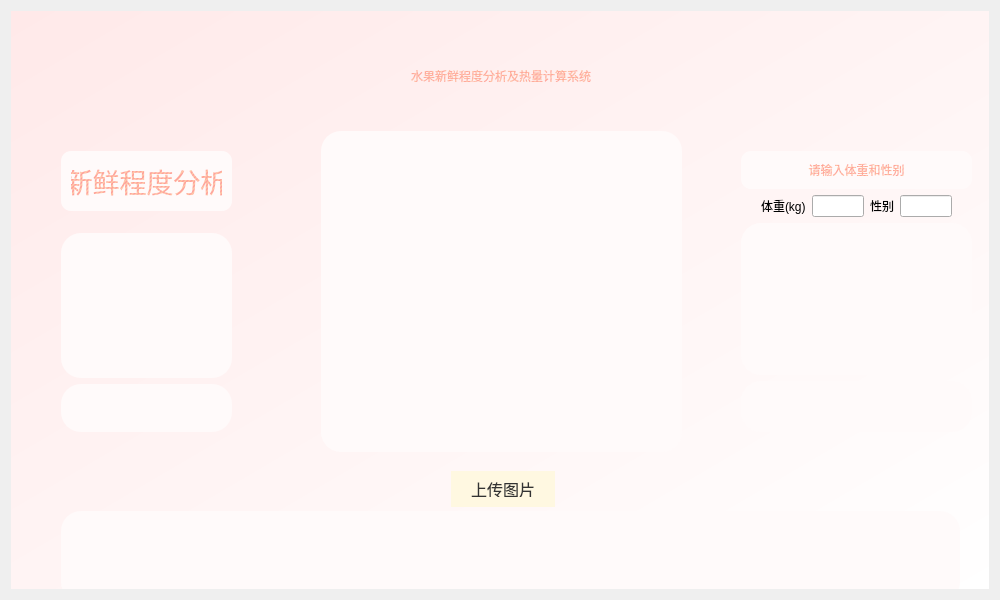
<?xml version="1.0" encoding="UTF-8"?>
<ui version="4.0">
 <class>Form</class>
 <widget class="QWidget" name="Form">
  <property name="geometry">
   <rect>
    <x>0</x>
    <y>0</y>
    <width>1000</width>
    <height>600</height>
   </rect>
  </property>
  <property name="windowTitle">
   <string>Form</string>
  </property>
  <layout class="QGridLayout" name="gridLayout">
   <item row="0" column="0">
    <widget class="QWidget" name="widget" native="true">
     <property name="styleSheet">
      <string notr="true">QWidget#widget{
background-color:qlineargradient(spread:pad, x1:0, y1:0, x2:1, y2:1, stop:0 rgba(255, 233, 233, 255), stop:1 rgba(255, 255, 255, 255))}</string>
     </property>
     <widget class="QPushButton" name="load_button">
      <property name="geometry">
       <rect>
        <x>440</x>
        <y>460</y>
        <width>104</width>
        <height>36</height>
       </rect>
      </property>
      <property name="styleSheet">
       <string notr="true">QPushButton {
    background-color: rgb(255, 248, 225); /* 奶油白 */
    border: none;
    border-radius: 20px;
    padding: 10px 20px;
    color: #333;
    font-size: 16px;
}

QPushButton:hover {
    background-color: rgb(255, 230, 180); /* Hover 橙黄 */
}

QPushButton:pressed {
    background-color: rgb(255, 215, 140); /* 按下深橙 */
}
</string>
      </property>
      <property name="text">
       <string>上传图片</string>
      </property>
     </widget>
     <widget class="QLabel" name="label_2">
      <property name="geometry">
       <rect>
        <x>310</x>
        <y>120</y>
        <width>361</width>
        <height>321</height>
       </rect>
      </property>
      <property name="styleSheet">
       <string notr="true">QLabel {
    background-color: 	#FFFAFA;      /* 奶油白背景 */
    border-radius: 20px;            /* 圆角半径 */
    padding: 10px;                  /* 内边距让内容别贴边 */
}
</string>
      </property>
      <property name="text">
       <string/>
      </property>
      <property name="pixmap">
       <pixmap>image/pngtree-cute-cartoon-character-tangerine-png-image_14546254.png</pixmap>
      </property>
      <property name="scaledContents">
       <bool>true</bool>
      </property>
     </widget>
     <widget class="QLabel" name="label">
      <property name="geometry">
       <rect>
        <x>-10</x>
        <y>30</y>
        <width>1000</width>
        <height>70</height>
       </rect>
      </property>
      <property name="styleSheet">
       <string notr="true">font: 35pt &quot;字魂白鸽天行体(商用需授权)&quot;;color:qlineargradient(spread:reflect, x1:0, y1:0, x2:1, y2:1, stop:0 rgba(255, 156, 156, 255), stop:1 rgba(255, 203, 166, 255))</string>
      </property>
      <property name="text">
       <string>水果新鲜程度分析及热量计算系统</string>
      </property>
      <property name="scaledContents">
       <bool>true</bool>
      </property>
      <property name="alignment">
       <set>Qt::AlignCenter</set>
      </property>
     </widget>
     <widget class="QWidget" name="verticalLayoutWidget">
      <property name="geometry">
       <rect>
        <x>30</x>
        <y>130</y>
        <width>211</width>
        <height>301</height>
       </rect>
      </property>
      <layout class="QVBoxLayout" name="verticalLayout" stretch="1,1,9,3">
       <property name="leftMargin">
        <number>20</number>
       </property>
       <property name="topMargin">
        <number>10</number>
       </property>
       <property name="rightMargin">
        <number>20</number>
       </property>
       <property name="bottomMargin">
        <number>10</number>
       </property>
       <item>
        <widget class="QLabel" name="label_6">
         <property name="font">
          <font>
           <family>宋体</family>
           <pointsize>20</pointsize>
           <weight>50</weight>
           <italic>false</italic>
           <bold>false</bold>
          </font>
         </property>
         <property name="styleSheet">
          <string notr="true">color:qlineargradient(spread:reflect, x1:0, y1:0, x2:1, y2:1, stop:0 rgba(255, 156, 156, 255), stop:1 rgba(255, 203, 166, 255));font:20pt &quot;宋体&quot;;background-color:		#FFFAFA;    border-radius: 10px;            /* 圆角半径 */
    padding: 10px;</string>
         </property>
         <property name="text">
          <string>新鲜程度分析</string>
         </property>
         <property name="alignment">
          <set>Qt::AlignCenter</set>
         </property>
        </widget>
       </item>
       <item>
        <spacer name="verticalSpacer">
         <property name="orientation">
          <enum>Qt::Vertical</enum>
         </property>
         <property name="sizeHint" stdset="0">
          <size>
           <width>20</width>
           <height>40</height>
          </size>
         </property>
        </spacer>
       </item>
       <item>
        <widget class="QLabel" name="label_4">
         <property name="enabled">
          <bool>true</bool>
         </property>
         <property name="sizePolicy">
          <sizepolicy hsizetype="Expanding" vsizetype="Preferred">
           <horstretch>0</horstretch>
           <verstretch>0</verstretch>
          </sizepolicy>
         </property>
         <property name="styleSheet">
          <string notr="true">QLabel {
    background-color: 	#FFFAFA;      /* 奶油白背景 */
    border-radius: 20px;            /* 圆角半径 */
    padding: 10px;                  /* 内边距让内容别贴边 */
}
</string>
         </property>
         <property name="text">
          <string/>
         </property>
        </widget>
       </item>
       <item>
        <widget class="QLabel" name="label_5">
         <property name="font">
          <font>
           <family>3ds Light</family>
           <pointsize>14</pointsize>
           <weight>3</weight>
           <italic>false</italic>
           <bold>false</bold>
          </font>
         </property>
         <property name="styleSheet">
          <string notr="true">
    background-color: 	#FFFAFA;      /* 奶油白背景 */
    border-radius: 20px;            /* 圆角半径 */
    padding: 10px;                  /* 内边距让内容别贴边 */
font: 25 14pt &quot;3ds Light&quot;;
</string>
         </property>
         <property name="text">
          <string/>
         </property>
         <property name="alignment">
          <set>Qt::AlignCenter</set>
         </property>
        </widget>
       </item>
      </layout>
     </widget>
     <widget class="QWidget" name="verticalLayoutWidget_2">
      <property name="geometry">
       <rect>
        <x>710</x>
        <y>130</y>
        <width>271</width>
        <height>301</height>
       </rect>
      </property>
      <layout class="QVBoxLayout" name="verticalLayout_2" stretch="0,0,9,3">
       <property name="leftMargin">
        <number>20</number>
       </property>
       <property name="topMargin">
        <number>10</number>
       </property>
       <property name="rightMargin">
        <number>20</number>
       </property>
       <property name="bottomMargin">
        <number>10</number>
       </property>
       <item>
        <widget class="QLabel" name="label_11">
         <property name="styleSheet">
          <string notr="true">color:qlineargradient(spread:reflect, x1:0, y1:0, x2:1, y2:1, stop:0 rgba(255, 156, 156, 255), stop:1 rgba(255, 203, 166, 255));font:20pt &quot;宋体&quot;;background-color:		#FFFAFA;    border-radius: 10px;            /* 圆角半径 */
    padding: 10px;</string>
         </property>
         <property name="text">
          <string>请输入体重和性别</string>
         </property>
         <property name="alignment">
          <set>Qt::AlignCenter</set>
         </property>
        </widget>
       </item>
       <item>
        <layout class="QHBoxLayout" name="horizontalLayout_2" stretch="5,0,5,0">
         <property name="leftMargin">
          <number>20</number>
         </property>
         <property name="rightMargin">
          <number>20</number>
         </property>
         <item>
          <widget class="QLabel" name="label_8">
           <property name="styleSheet">
            <string notr="true">font: 25 10
pt &quot;3ds Light&quot;;</string>
           </property>
           <property name="text">
            <string>体重(kg)</string>
           </property>
          </widget>
         </item>
         <item>
          <widget class="QLineEdit" name="lineEdit_2">
           <property name="styleSheet">
            <string notr="true">font: 25 12pt &quot;3ds Light&quot;;</string>
           </property>
          </widget>
         </item>
         <item>
          <widget class="QLabel" name="label_10">
           <property name="styleSheet">
            <string notr="true">font: 25 10pt &quot;3ds Light&quot;;</string>
           </property>
           <property name="text">
            <string>性别</string>
           </property>
          </widget>
         </item>
         <item>
          <widget class="QLineEdit" name="lineEdit">
           <property name="styleSheet">
            <string notr="true">font: 25 12pt &quot;3ds Light&quot;;</string>
           </property>
          </widget>
         </item>
        </layout>
       </item>
       <item>
        <widget class="QLabel" name="label_9">
         <property name="styleSheet">
          <string notr="true">QLabel {
    background-color: 	#FFFAFA;      /* 奶油白背景 */
    border-radius: 20px;            /* 圆角半径 */
    padding: 10px;                  /* 内边距让内容别贴边 */
}
</string>
         </property>
         <property name="text">
          <string/>
         </property>
        </widget>
       </item>
       <item>
        <widget class="QLabel" name="label_7">
         <property name="styleSheet">
          <string notr="true">
   background-color: 	#FFFAFA;      /* 奶油白背景 */
    border-radius: 20px;            /* 圆角半径 */
    padding: 10px;                  /* 内边距让内容别贴边 */
font: 25 14pt &quot;3ds Light&quot;;

</string>
         </property>
         <property name="text">
          <string/>
         </property>
         <property name="alignment">
          <set>Qt::AlignCenter</set>
         </property>
        </widget>
       </item>
      </layout>
     </widget>
     <widget class="QLabel" name="label_12">
      <property name="geometry">
       <rect>
        <x>50</x>
        <y>500</y>
        <width>899</width>
        <height>91</height>
       </rect>
      </property>
      <property name="styleSheet">
       <string notr="true">font: 16pt &quot;宋体&quot;;
    background-color: 	#FFFAFA;      /* 奶油白背景 */
    border-radius: 20px;            /* 圆角半径 */
    padding: 10px;                  /* 内边距让内容别贴边 */

</string>
      </property>
      <property name="text">
       <string/>
      </property>
      <property name="alignment">
       <set>Qt::AlignCenter</set>
      </property>
     </widget>
    </widget>
   </item>
  </layout>
 </widget>
 <resources/>
 <connections/>
</ui>
